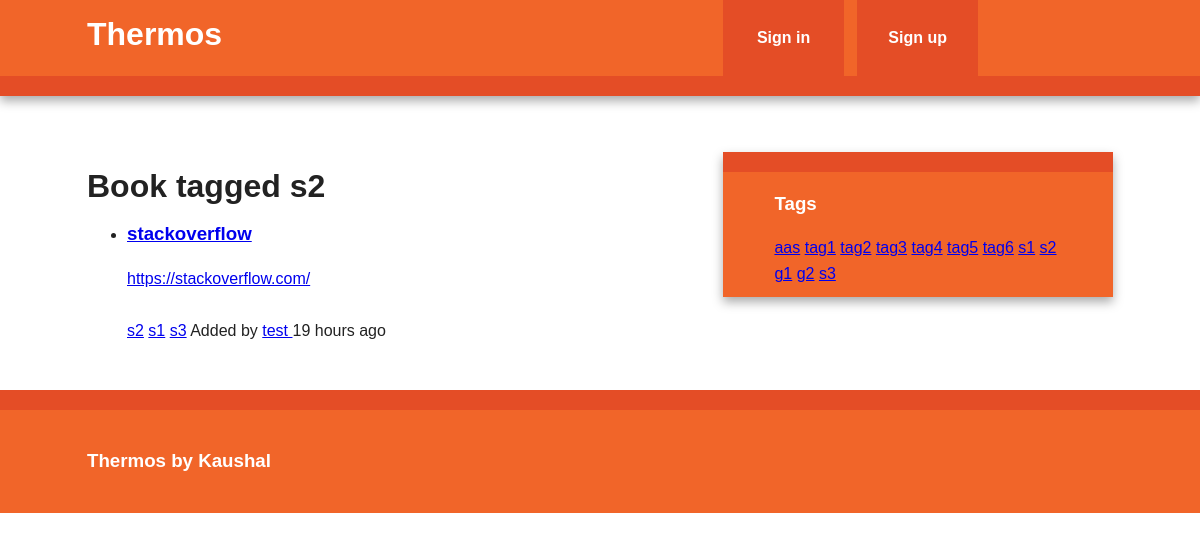
The page /bookmark/tag/s2 on the database its author committed.
### thermos/models.py (models this page shows, shortened)
class Tag(db.Model):
    id = db.Column(db.Integer, primary_key=True)
    name = db.Column(db.String(25), nullable=False, unique=True, index=True)
    @staticmethod
    def all():
        return Tag.query.all()
    def __repr__(self):
        return self.name

class Bookmark(db.Model):
    id = db.Column(db.Integer, primary_key=True)
    url = db.Column(db.Text, nullable=False)
    date = db.Column(db.DateTime, default=datetime.utcnow)
    description = db.Column(db.String(300))
    user_id = db.Column(db.Integer, db.ForeignKey('user.id'), nullable=False)
    _tags = db.relationship('Tag', secondary=tags, backref=db.backref('bookmarks', lazy='dynamic'))
    @property
    def tags(self):
        return ','.join([t.name for t in self._tags])
    @tags.setter
    def tags(self, string):
        if string:
            self._tags = [Tag.get_or_create(name) for name in string.split(',')]
        else:
            self._tags = []

class User(db.Model, UserMixin):
    id = db.Column(db.Integer, primary_key=True)
    username = db.Column(db.String(30), unique=True)
    email = db.Column(db.String(30), unique=True)
    bookmarks = db.relationship('Bookmark', backref='user', lazy='dynamic')
    password_hash = db.Column(db.String(30))
    @property
    def password(self):
        raise AttributeError("Password : write only field")

### thermos/bookmark/views.py (the view)
@bookmark.route('/tag/<name>')
def tag(name):
    tag = Tag.query.filter_by(name=name).first_or_404()
    return render_template('tag.html', tag=tag)

### thermos/main/views.py (called while the page is built)
@main.app_context_processor
def inject_tags():
    return dict(all_tags=Tag.all)

### thermos/templates/tag.html (shortened to what this page needs)
{% extends "base.html" %}
{% block content %}
    <article>
        <h1 style="clear:both">Book tagged {{ tag }}</h1>
        {% if tag.bookmarks.count()>0  %}
            {% with bookmarks = tag.bookmarks  %}
                {% include "bookmark_list.html" %}
            {% endwith %}
        {% else %}
            No bookmarks tagged with {{ tag }}
        {% endif %}
    </article>
{% endblock %}

### thermos/templates/base.html (shortened to what this page needs)
<!doctype html>
<html class="no-js" lang="">
    <head>
        <link rel="stylesheet" href="{{ url_for('static', filename='css/normalize.min.css') }}">
        <link rel="stylesheet" href="{{ url_for('static', filename='css/main.css') }}">
    </head>
    <body>
        <div class="header-container">
            <header class="wrapper clearfix">
                <a href="{{ url_for('main.index') }}"><h1 class="title">Thermos</h1></a>
                <nav>
                    <ul>
                        {% if current_user.is_authenticated %}
                            <li><a href="{{ url_for('bookmark.add')}}">Add url</a></li>
                            <li><a href="{{ url_for('auth.logout') }}">Logout</a></li>
                        {% else %}
                            <li><a href="{{ url_for('auth.login') }}">Sign in</a></li>
                            <li><a href="{{ url_for('auth.register') }}">Sign up</a></li>
                        {% endif %}
                    </ul>
                </nav>
            </header>
        </div>
        <div class="main-container">
            <div class="main wrapper clearfix">
                <br>
                {% block content %}
                {% endblock %}
                {% block sidebar %}
                    <aside>
                        <h3>Tags</h3>
                            {% for t in all_tags() %}
                                <a href="{{ url_for('bookmark.tag', name=t) }}">{{ t }}</a>
                            {% endfor %}
                    </aside>
                {% endblock %}
            </div>
        </div>
        <div class="footer-container">
            <footer class="wrapper">
                <h3>Thermos by Kaushal</h3>
            </footer>
        </div>
    </body>
</html>

### thermos/templates/bookmark_list.html
<ul class="bookmarks">
    {% for bookmark in bookmarks %}
        <li>
            {% include 'bookmark.html' %}
        </li>
    {% endfor %}
</ul>

### thermos/templates/bookmark.html (shortened to what this page needs)
<a class="header" href="{{ bookmark.url}}">
    <h3 class="description">
        {{ bookmark.description | truncate(50, killwords=True) }}
    </h3>
    <span class="url">
        {{ bookmark.url|truncate(50, killwords=True)}}
    </span>
</a>
<div class="info">
    <br>
    {% for t in bookmark.tags.split(",") %}
        <a href="{{ url_for('bookmark.tag', name=t) }}">{{ t }}</a>
    {% endfor %}
    Added by <a href="{{ url_for('user.user', username=bookmark.user.username) }}">
        {{ bookmark.user.username }}
    </a>
    {{ moment(bookmark.date).fromNow() }}
</div>

### thermos/static/css/main.css (style rules this page uses)
html { color: #222; font-size: 1em; line-height: 1.4; }
body { font: 16px/26px Helvetica, Helvetica Neue, Arial; }
.wrapper { width: 90%; margin: 0 5%; }
.header-container { border-bottom: 20px solid #e44d26; }
.footer-container, .main aside { border-top: 20px solid #e44d26; }
.header-container, .footer-container, .main aside { background: #f16529; }
.title { color: white; }
nav ul { margin: 0; padding: 0; list-style-type: none; }
nav a { display: block; margin-bottom: 10px; padding: 15px 0; text-align: center; text-decoration: none; font-weight: bold; color: white; background: #e44d26; }
.main { padding: 30px 0; }
.main article h1 { font-size: 2em; }
.main aside { color: white; padding: 0px 5% 10px; }
.footer-container footer { color: white; padding: 20px 0; }
@media only screen and (min-width: 480px) { nav a { float: left; width: 27%; margin: 0 1.7%; padding: 25px 2%; margin-bottom: 0; } }
@media only screen and (min-width: 480px) { nav li:first-child a { margin-left: 0; } }
@media only screen and (min-width: 480px) { nav li:last-child a { margin-right: 0; } }
@media only screen and (min-width: 480px) { nav ul li { display: inline; } }
@media only screen and (min-width: 768px) { .header-container, .main aside { -webkit-box-shadow: 0 5px 10px #aaa; -moz-box-shadow: 0 5px 10px #aaa; box-shadow: 0 5px 10px #aaa; } }
@media only screen and (min-width: 768px) { .title { float: left; } }
@media only screen and (min-width: 768px) { nav { float: right; width: 38%; } }
@media only screen and (min-width: 768px) { .main article { float: left; width: 57%; } }
@media only screen and (min-width: 768px) { .main aside { float: right; width: 28%; } }
@media only screen and (min-width: 1140px) { .wrapper { width: 1026px; margin: 0 auto; } }
.clearfix:before, .clearfix:after { content: " "; display: table; }
.clearfix:after { clear: both; }
.clearfix { *zoom: 1; }

### rows shown on the page
Tag: name "s2"
Bookmark: description "stackoverflow", url "https://stackoverflow.com/", t "s2" "s1" "s3", user.username "test", date "19 hours ago"
Tag: name "aas"
Tag: name "tag1"
Tag: name "tag2"
Tag: name "tag3"
Tag: name "tag4"
Tag: name "tag5"
Tag: name "tag6"
Tag: name "s1"
Tag: name "g1"
Tag: name "g2"
Tag: name "s3"
